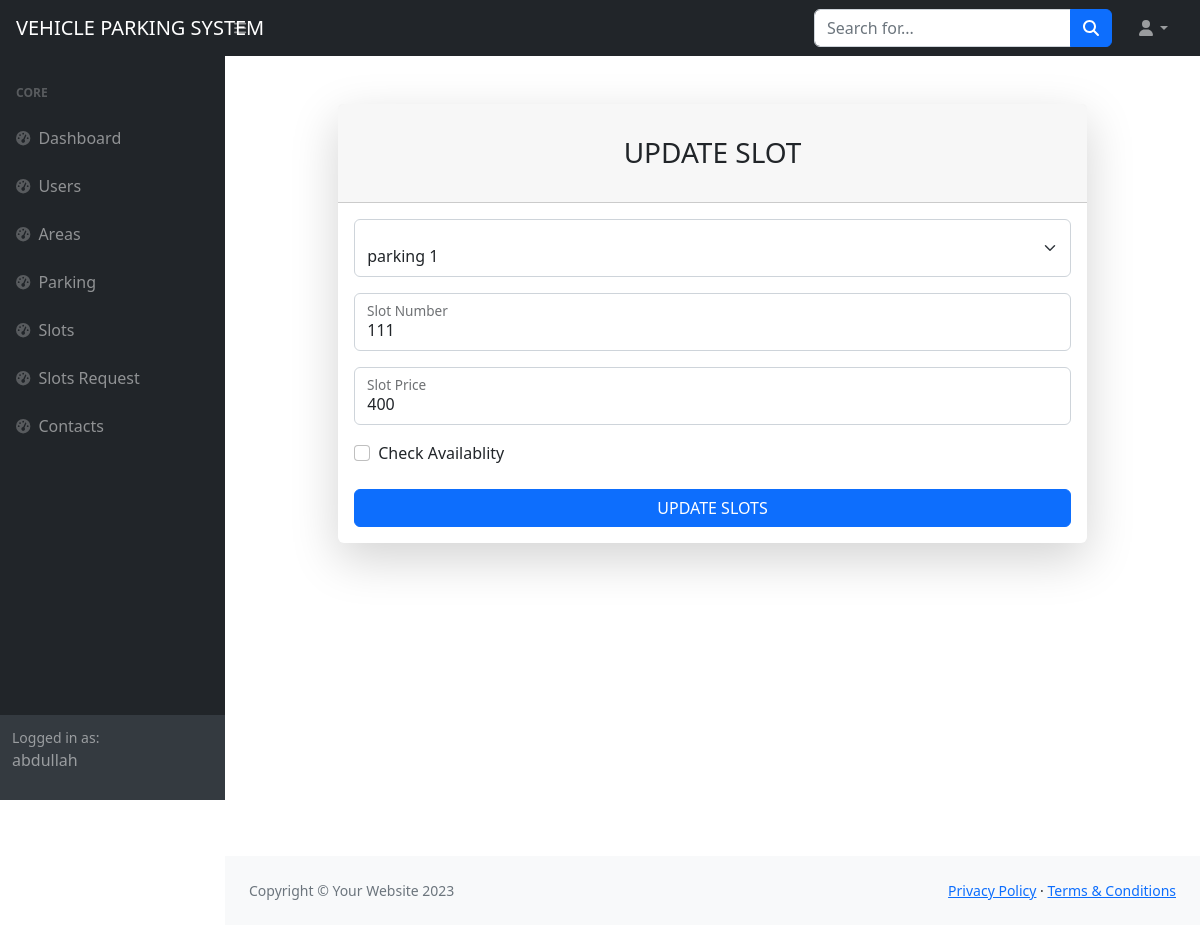
/backend/update_slot/1/ (signed in), run on the app's committed database.
### accountss/models.py (models this page shows)
class CustomUser(AbstractUser):
    USERNAME_FIELD = 'email'
    username = models.CharField(max_length=150, unique=False)
    email = models.EmailField(unique=True,default=True)
    is_admin = models.BooleanField(default=True)
    is_customer = models.BooleanField(default=False)
    forget_password_token = models.CharField(max_length=1000,blank=True,null=True)
    REQUIRED_FIELDS = [] # removes email from REQUIRED_FIELDS

### backend/models.py (models this page shows)
class Slots(models.Model):
    parking = models.ForeignKey(Parking, on_delete=models.CASCADE,null=True)
    slots_price =  models.IntegerField(default=True)
    slots_number = models.IntegerField(default=True)
    slot_color = models.BooleanField(default=True)

class Parking(models.Model):
    area = models.ForeignKey(Area, on_delete=models.CASCADE,null=True)
    name = models.CharField(max_length=200 , default=True)
    address = models.CharField(max_length=300 , default=True)

### accountss/decorators.py (the view)
    def wrapper(request, *args, **kwargs):
        if request.user.is_authenticated and request.user.is_admin:
            return view_func(request, *args, **kwargs)
        else:
            return redirect('admin_login')

### backend/views.py (called while the page is built, shortened)
@backend_required
def update_slot(request,pk):
    slot = Slots.objects.get(id=pk)
    park = Parking.objects.all()
    return render(request,'admin_site/slots/update_slot.html',context={'slots':slot,'parking':park})

### templates/admin_site/slots/update_slot.html (shortened to what this page needs)
{% extends 'admin_site/base.html' %}
{% block content %}
<div id="layoutSidenav_content">
    <main>
        <div class="container-fluid px-4">
            <div id="layoutAuthentication">
              <div id="layoutAuthentication_content">
                  <main>
                      <div class="container">
                          <div class="row justify-content-center">
                              <div class="col-lg-10">
                                  <div class="card shadow-lg border-0 rounded-lg mt-5">
                                      <div class="card-header"><h3 class="text-center font-weight-light my-4">UPDATE SLOT</h3></div>
                                      <div class="card-body">
                                          <form method="post">
                                            <div class="form-floating mb-3">
                                                <select class="form-select" id="selectParking" name="select_parking_name" required>
                                                    <option value="{{slots.parking.name}}">{{slots.parking.name}}</option>
                                                </select>
                                              </div>
                                                  <div class="form-floating mb-3">
                                                      <input class="form-control" id="inputEmail" type="text" value="{{slots.slots_number}}" name="number" required placeholder="Slot Number" />
                                                      <label for="inputEmail">Slot Number</label>
                                                  </div>
                                                  <div class="form-floating mb-3">
                                                    <input class="form-control" id="inputEmail" type="text" value="{{slots.slots_price}}" name="price" required placeholder="Slot Price" />
                                                    <label for="inputEmail">Slot Price</label>
                                                 </div>
                                                 <div class="form-check mb-3">
                                                    <input class="form-check-input" id="inputRememberPassword" type="checkbox" name="check" value="" />
                                                    <label class="form-check-label" for="inputRememberPassword">Check Availablity</label>
                                                </div>
                                                  <div class="mt-4 mb-0">
                                                      <div class="d-grid"><button class="btn btn-primary btn-block" type="submit">UPDATE SLOTS</button></div>
                                                  </div>
                                          </form>
                                      </div>
                                  </div>
                              </div>
                          </div>
                      </div>
                  </main>
              </div>
          </div>
        </div>
    </main>
{% endblock %}

### templates/admin_site/sidebar.html
 <div id="layoutSidenav">
            <div id="layoutSidenav_nav">
                <nav class="sb-sidenav accordion sb-sidenav-dark" id="sidenavAccordion">
                    <div class="sb-sidenav-menu">
                        <div class="nav">
                            <div class="sb-sidenav-menu-heading">Core</div>
                            <a class="nav-link" href="{% url 'index' %}">
                                <div class="sb-nav-link-icon"><i class="fas fa-tachometer-alt"></i></div>
                                Dashboard
                            </a>
                            <a class="nav-link" href="{% url 'user_list' %}">
                                <div class="sb-nav-link-icon"><i class="fas fa-tachometer-alt"></i></div>
                                Users
                            </a>
                            <a class="nav-link" href="{% url 'area_list' %}">
                                <div class="sb-nav-link-icon"><i class="fas fa-tachometer-alt"></i></div>
                                Areas
                            </a>
                            <a class="nav-link" href="{% url 'parking_list' %}">
                                <div class="sb-nav-link-icon"><i class="fas fa-tachometer-alt"></i></div>
                                Parking
                            </a>
                            <a class="nav-link" href="{% url 'slots_list' %}">
                                <div class="sb-nav-link-icon"><i class="fas fa-tachometer-alt"></i></div>
                                Slots
                            </a>
                            <a class="nav-link" href="{% url 'slots_request' %}">
                                <div class="sb-nav-link-icon"><i class="fas fa-tachometer-alt"></i></div>
                                Slots Request
                            </a>
                            <a class="nav-link" href="{% url 'contact_list' %}">
                                <div class="sb-nav-link-icon"><i class="fas fa-tachometer-alt"></i></div>
                                Contacts
                            </a>
                        </div>
                    </div>
                    <div class="sb-sidenav-footer">
                        <div class="small">Logged in as:</div>
                        {% if user.is_authenticated %}
                        <p>{{request.user.username}}</p>
                        {% endif %}
                    </div>
                </nav>
            </div>

### data on the page
CustomUser: user.username "abdullah"
Slots: select_parking_name "parking 1", number "111", price "400"
